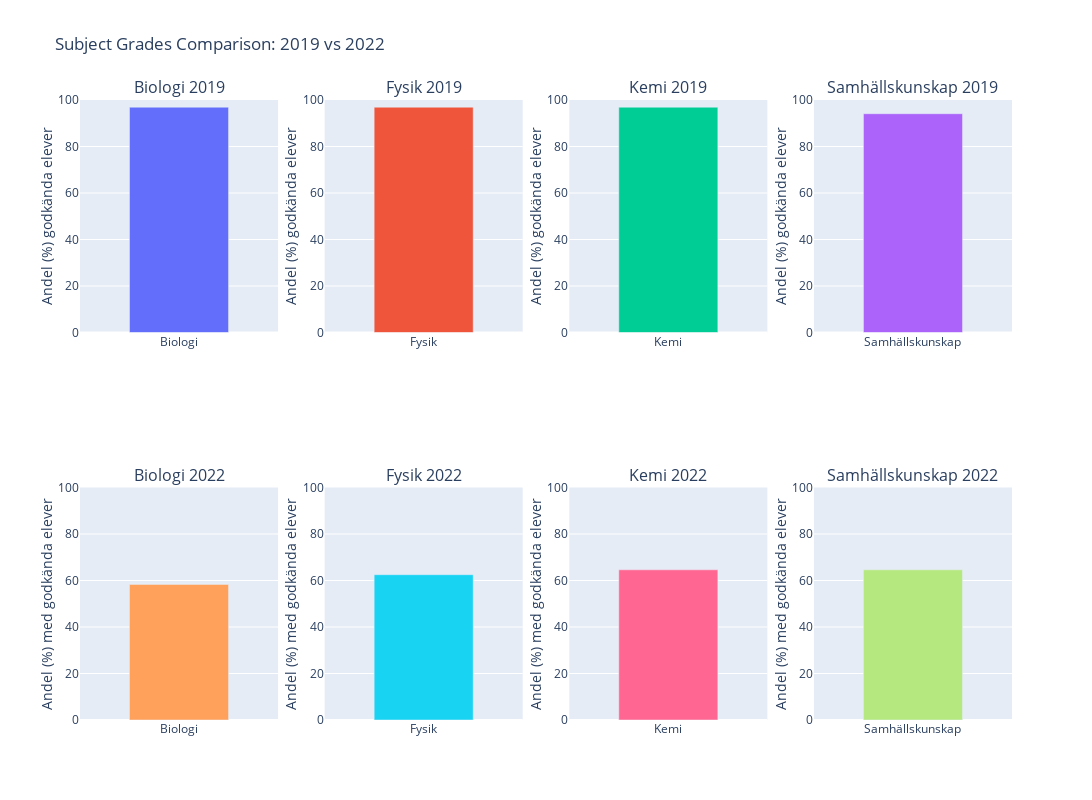

Notebook code cell kept with this figure:
### Markdown cell above
I grafen ovan ser vi alla ämnen samt hur stor andel av studenterna som klarat av kurserna med godkända betyg. 
Vi kan se att modersmål och moderna språk/språkval har 100% godkända elever samt att biologi, fysik, kemi, och samhällskunskap har relativt låga nivåer av godkända elever.

### Code cell
import pandas as pd
import plotly.express as px
from plotly.subplots import make_subplots
import plotly.graph_objects as go
import numpy as np


#file path
__file_3__ = 'df_grades_per_subject_2019.xlsx'


subjects = ['Bild', 'Biologi', 'Engelska', 'Fysik', 'Geografi', 'Hem och konsumentkunskap', 'Historia', 'Idrott och hälsa', 'Kemi',
            'Matematik', 'Moderna språk, elevens val', 'Moderna språk, språkval', 'Modersmål', 'Musik', 'Religionskunskap', 'Samhällskunskap',
            'Slöjd', 'Svenska', 'Svenska som andraspråk', 'Teknik', 'Rapportbeskrivning och def.']  # sheet names
# this is to exclude the final sheet which is not a subject
xls = pd.ExcelFile(__file_3__)
sheet_names = xls.sheet_names[:-1] 

# Initialize the DataFrame to hold all subjects' data
all_subjects_2019_df = pd.DataFrame()


# Iterate over each subject, load the data, and append to the all_subjects_df DataFrame
for subject in subjects:
    df_temp = pd.read_excel(__file_3__, sheet_name=subject, skiprows=10)
    df_temp = df_temp.iloc[24:25]  # Adjust this if necessary
    df_temp['Subject'] = subject  # Add a column to identify the subject
    all_subjects_2019_df = pd.concat([all_subjects_2019_df, df_temp], ignore_index=True)



# Selected subjects for comparison
selected_subjects = ['Biologi', 'Fysik', 'Kemi', 'Samhällskunskap']

# Initialize subplots: 2 rows (for 2019 and 2022) and 1 column for each selected subject
fig = make_subplots(rows=2, cols=len(selected_subjects), subplot_titles=[f"{subject} {year}" for year in (2019, 2022) for subject in selected_subjects])

# Function to add traces for a given year
def add_traces_for_year(dataframe, year, row):
    for i, subject in enumerate(selected_subjects, start=1):
        # Filter data for the current subject
        subject_data = dataframe[dataframe['Subject'] == subject]
        fig.add_trace(go.Bar(x=subject_data['Subject'], y=subject_data['Andel (%) med A-E'], name=f"{subject} {year}"), row=row, col=i)

# Add traces for 2019 and 2022
add_traces_for_year(all_subjects_2019_df, 2019, 1)
add_traces_for_year(all_subjects_2022_df, 2022, 2)

# Update y-axis range and title for each subplot
for i in range(1, len(selected_subjects) + 1):
    fig.update_yaxes(title_text="Andel (%) godkända elever", range=[0, 100], title_standoff=2, row=1, col=i)
    fig.update_yaxes(title_text="Andel (%) med godkända elever", range=[0, 100], title_standoff=2, row=2, col=i)


# Update layout
fig.update_layout(height=800, width=1200, title_text="Subject Grades Comparison: 2019 vs 2022", showlegend=False,bargap=0.5)
fig.show()

### Figure 1 — Plotly figure (JSON) as saved in the notebook; plotly's stock layout.template omitted (floating-point values rounded to 4 significant figures)
{"data": [{"name": "Biologi 2019", "type": "bar", "x": ["Biologi"], "xaxis": "x", "y": [96.9], "yaxis": "y"}, {"name": "Fysik 2019", "type": "bar", "x": ["Fysik"], "xaxis": "x2", "y": [96.9], "yaxis": "y2"}, {"name": "Kemi 2019", "type": "bar", "x": ["Kemi"], "xaxis": "x3", "y": [96.9], "yaxis": "y3"}, {"name": "Samhällskunskap 2019", "type": "bar", "x": ["Samhällskunskap"], "xaxis": "x4", "y": [94.1], "yaxis": "y4"}, {"name": "Biologi 2022", "type": "bar", "x": ["Biologi"], "xaxis": "x5", "y": [58.3], "yaxis": "y5"}, {"name": "Fysik 2022", "type": "bar", "x": ["Fysik"], "xaxis": "x6", "y": [62.5], "yaxis": "y6"}, {"name": "Kemi 2022", "type": "bar", "x": ["Kemi"], "xaxis": "x7", "y": [64.6], "yaxis": "y7"}, {"name": "Samhällskunskap 2022", "type": "bar", "x": ["Samhällskunskap"], "xaxis": "x8", "y": [64.6], "yaxis": "y8"}], "layout": {"annotations": [{"font": {"size": 16}, "showarrow": false, "text": "Biologi 2019", "x": 0.1062, "xanchor": "center", "xref": "paper", "y": 1, "yanchor": "bottom", "yref": "paper"}, {"font": {"size": 16}, "showarrow": false, "text": "Fysik 2019", "x": 0.3688, "xanchor": "center", "xref": "paper", "y": 1, "yanchor": "bottom", "yref": "paper"}, {"font": {"size": 16}, "showarrow": false, "text": "Kemi 2019", "x": 0.6313, "xanchor": "center", "xref": "paper", "y": 1, "yanchor": "bottom", "yref": "paper"}, {"font": {"size": 16}, "showarrow": false, "text": "Samhällskunskap 2019", "x": 0.8938, "xanchor": "center", "xref": "paper", "y": 1, "yanchor": "bottom", "yref": "paper"}, {"font": {"size": 16}, "showarrow": false, "text": "Biologi 2022", "x": 0.1062, "xanchor": "center", "xref": "paper", "y": 0.375, "yanchor": "bottom", "yref": "paper"}, {"font": {"size": 16}, "showarrow": false, "text": "Fysik 2022", "x": 0.3688, "xanchor": "center", "xref": "paper", "y": 0.375, "yanchor": "bottom", "yref": "paper"}, {"font": {"size": 16}, "showarrow": false, "text": "Kemi 2022", "x": 0.6313, "xanchor": "center", "xref": "paper", "y": 0.375, "yanchor": "bottom", "yref": "paper"}, {"font": {"size": 16}, "showarrow": false, "text": "Samhällskunskap 2022", "x": 0.8938, "xanchor": "center", "xref": "paper", "y": 0.375, "yanchor": "bottom", "yref": "paper"}], "bargap": 0.5, "height": 800, "showlegend": false, "title": {"text": "Subject Grades Comparison: 2019 vs 2022"}, "width": 1200, "xaxis": {"anchor": "y", "domain": [0, 0.2125]}, "xaxis2": {"anchor": "y2", "domain": [0.2625, 0.475]}, "xaxis3": {"anchor": "y3", "domain": [0.525, 0.7375]}, "xaxis4": {"anchor": "y4", "domain": [0.7875, 1]}, "xaxis5": {"anchor": "y5", "domain": [0, 0.2125]}, "xaxis6": {"anchor": "y6", "domain": [0.2625, 0.475]}, "xaxis7": {"anchor": "y7", "domain": [0.525, 0.7375]}, "xaxis8": {"anchor": "y8", "domain": [0.7875, 1]}, "yaxis": {"anchor": "x", "domain": [0.625, 1], "range": [0, 100], "title": {"standoff": 2, "text": "Andel (%) godkända elever"}}, "yaxis2": {"anchor": "x2", "domain": [0.625, 1], "range": [0, 100], "title": {"standoff": 2, "text": "Andel (%) godkända elever"}}, "yaxis3": {"anchor": "x3", "domain": [0.625, 1], "range": [0, 100], "title": {"standoff": 2, "text": "Andel (%) godkända elever"}}, "yaxis4": {"anchor": "x4", "domain": [0.625, 1], "range": [0, 100], "title": {"standoff": 2, "text": "Andel (%) godkända elever"}}, "yaxis5": {"anchor": "x5", "domain": [0, 0.375], "range": [0, 100], "title": {"standoff": 2, "text": "Andel (%) med godkända elever"}}, "yaxis6": {"anchor": "x6", "domain": [0, 0.375], "range": [0, 100], "title": {"standoff": 2, "text": "Andel (%) med godkända elever"}}, "yaxis7": {"anchor": "x7", "domain": [0, 0.375], "range": [0, 100], "title": {"standoff": 2, "text": "Andel (%) med godkända elever"}}, "yaxis8": {"anchor": "x8", "domain": [0, 0.375], "range": [0, 100], "title": {"standoff": 2, "text": "Andel (%) med godkända elever"}}}}
